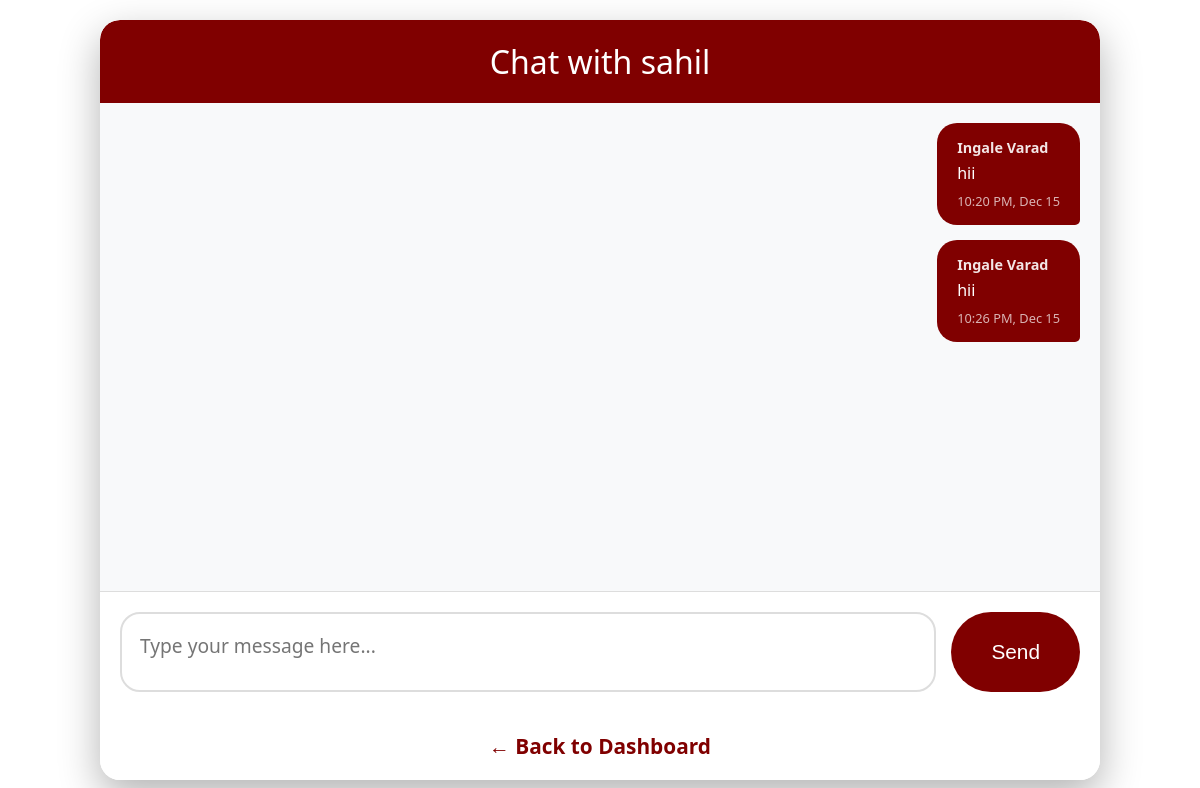
/chat/4/ (signed in), run on the app's committed database.
### question_gen/models.py (models this page shows, shortened)
class User(AbstractUser):
    USER_TYPE_CHOICES = (
        ('student', 'Student'),
        ('interviewer', 'Interviewer'),
        ('admin', 'Admin'),
    )
    user_type = models.CharField(
        max_length=20,
        choices=USER_TYPE_CHOICES,
        default='student'
    )
    package = models.CharField(max_length=50, blank=True, null=True)
    company = models.CharField(max_length=100, blank=True, null=True)
    role = models.CharField(max_length=100, blank=True, null=True)
    skills = models.CharField(max_length=200, blank=True, null=True)  # Added skills field
    bio = models.TextField(blank=True, null=True)
    profile_image = models.URLField( max_length=500,blank=True, null=True)
    class Meta:
        verbose_name = 'User'
        verbose_name_plural = 'Users'

class ChatMessage(models.Model):
    sender = models.ForeignKey(User, on_delete=models.CASCADE, related_name='sent_messages')
    receiver = models.ForeignKey(User, on_delete=models.CASCADE, related_name='received_messages')
    message = models.TextField()
    timestamp = models.DateTimeField(default=timezone.now)
    is_read = models.BooleanField(default=False)
    class Meta:
        ordering = ['timestamp']

### question_gen/views.py (the view, shortened to what this page needs)
# urls.py: path('chat/<int:user_id>/', views.chat_view, name='chat'),
@login_required
def chat_view(request, user_id):
    other_user = get_object_or_404(User, id=user_id)
    if not (
        (request.user.user_type == 'student' and other_user.user_type == 'interviewer') or
        (request.user.user_type == 'interviewer' and other_user.user_type == 'student')
    ):
        messages.error(request, "You can only chat with mentors/students.")
        return redirect('landing')
    chat_history = ChatMessage.objects.filter(
        models.Q(sender=request.user, receiver=other_user) |
        models.Q(sender=other_user, receiver=request.user)
    ).order_by('timestamp')
    return render(request, 'question_gen/chat.html', {
        'other_user': other_user,
        'messages': chat_history
    })

### question_gen/templates/question_gen/chat.html (shortened to what this page needs)
<!DOCTYPE html>
<html lang="en">
<head>
    <link rel="stylesheet" href="https://cdnjs.cloudflare.com/ajax/libs/font-awesome/6.4.0/css/all.min.css" />
</head>
<body>
    <div class="container">
        <div class="header">
            Chat with {{ other_user.username }}
        </div>
        <div class="chat-box" id="chatBox">
            {% for msg in messages %}
                <div class="message {% if msg.sender == request.user %}sent{% else %}received{% endif %}">
                    <strong>{{ msg.sender.username }}</strong>
                    <div>{{ msg.message }}</div>
                    <div class="timestamp">
                        {{ msg.timestamp|date:"h:i A, M d" }}
                    </div>
                </div>
            {% endfor %}
        </div>
        <form method="post" class="input-area">
            <textarea name="message" placeholder="Type your message here..." required></textarea>
            <button type="submit">Send</button>
        </form>
        <div class="back-btn">
            <a href="{% url 'landing' %}">← Back to Dashboard</a>
        </div>
    </div>
</body>
</html>

### question_gen/templates/question_gen/chat.html (style rules this page uses)
* { margin: 0; padding: 0; box-sizing: border-box; }
body { font-family: 'Segoe UI', Arial, sans-serif; background: white; height: 100vh; display: flex; justify-content: center; align-items: center; margin: 0; }
.container { width: 100%; max-width: 1000px; height: 95vh; background: rgba(255, 255, 255, 0.95); border-radius: 20px; box-shadow: 0 15px 40px rgba(0, 0, 0, 0.3); display: flex; flex-direction: column; overflow: hidden; backdrop-filter: blur(10px); }
.header { background: #800000; color: white; padding: 20px; text-align: center; font-size: 2em; border-radius: 20px 20px 0 0; }
.chat-box { flex: 1; overflow-y: auto; padding: 20px; background: #f8f9fa; display: flex; flex-direction: column; gap: 15px; }
.message { max-width: 70%; padding: 15px 20px; border-radius: 20px; word-wrap: break-word; align-self: flex-start; position: relative; }
.sent { background: #800000; color: white; align-self: flex-end; border-bottom-right-radius: 5px; }
.message strong { display: block; margin-bottom: 5px; font-size: 0.9em; opacity: 0.9; }
.timestamp { font-size: 0.8em; opacity: 0.7; margin-top: 8px; text-align: right; }
.input-area { display: flex; padding: 20px; background: white; border-top: 1px solid #ddd; gap: 15px; }
textarea { flex: 1; padding: 18px; border: 2px solid #ddd; border-radius: 20px; font-size: 1.2em; resize: none; height: 80px; font-family: inherit; }
button { padding: 18px 40px; background: #800000; color: white; border: none; border-radius: 50px; cursor: pointer; font-size: 1.3em; transition: all 0.3s; }
.back-btn { text-align: center; margin: 20px 0; }
.back-btn a { color: #800000; text-decoration: none; font-size: 1.3em; font-weight: bold; }

### data on the page
User: username "sahil"
ChatMessage: sender.username "Ingale Varad", message "hii", timestamp "10:20 PM, Dec 15"
ChatMessage: sender.username "Ingale Varad", message "hii", timestamp "10:26 PM, Dec 15"
